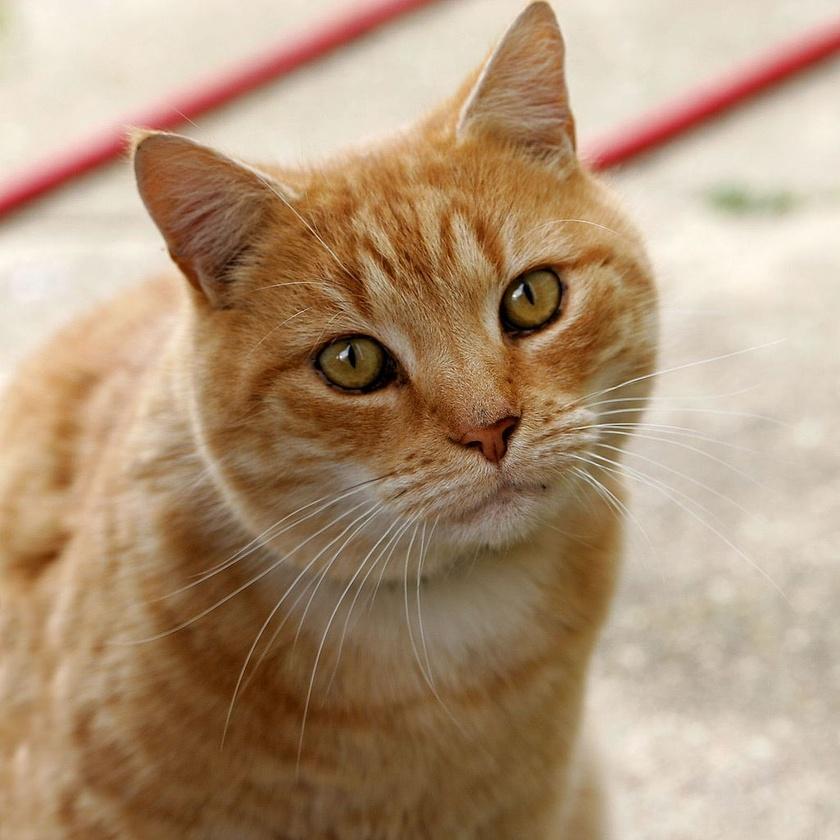
#> input picture pics/Cat03.jpg, 840 x 840 px, shrunk from 1025 x 1024 before the run, found by its file name
$ python program3.py
#> lines starting #> are read from the running program, lines starting #| are printed output that depends on the picture; after the words box and inside, x2 and y2 are one past the last pixel; in counts of white or black regions, pixels touching at a corner belong together
import cv2
img = cv2.imread("E:\AI Master Class\Artificial-Intelligence-Python\pics\Cat03.jpg")
#> img is the input picture: shape (840, 840, 3); mean B, G, R 120.7, 148.8, 175.9
grayImage = cv2.cvtColor(img, cv2.COLOR_BGR2GRAY)
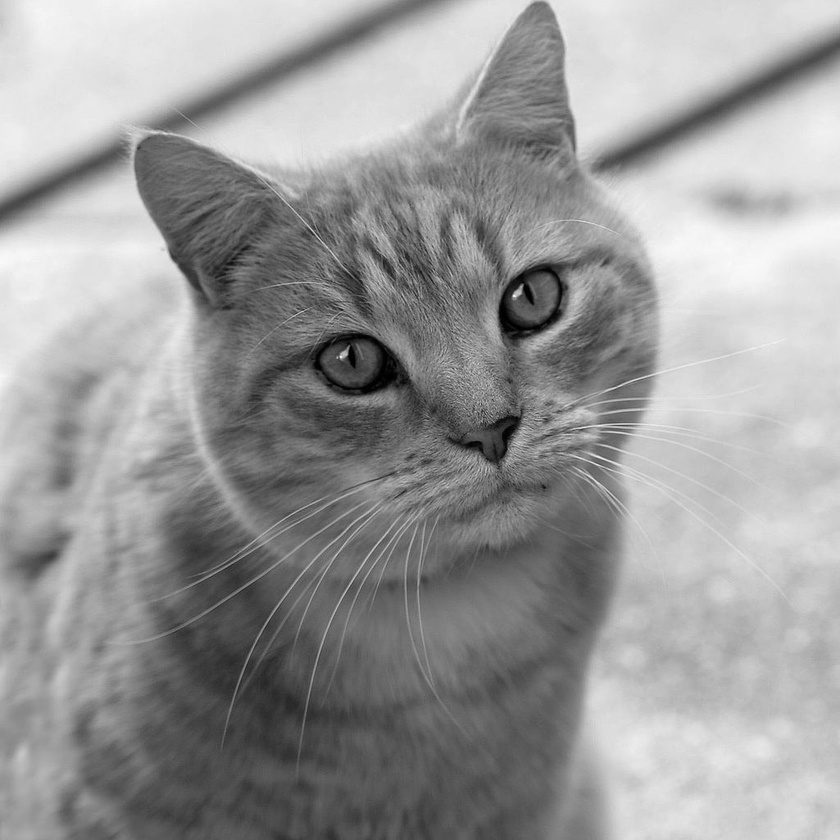
#> grayImage: shape (840, 840); min 0, max 250, mean 153.7
threshImage = cv2.threshold(grayImage, 185, 255, cv2.THRESH_BINARY)[1]
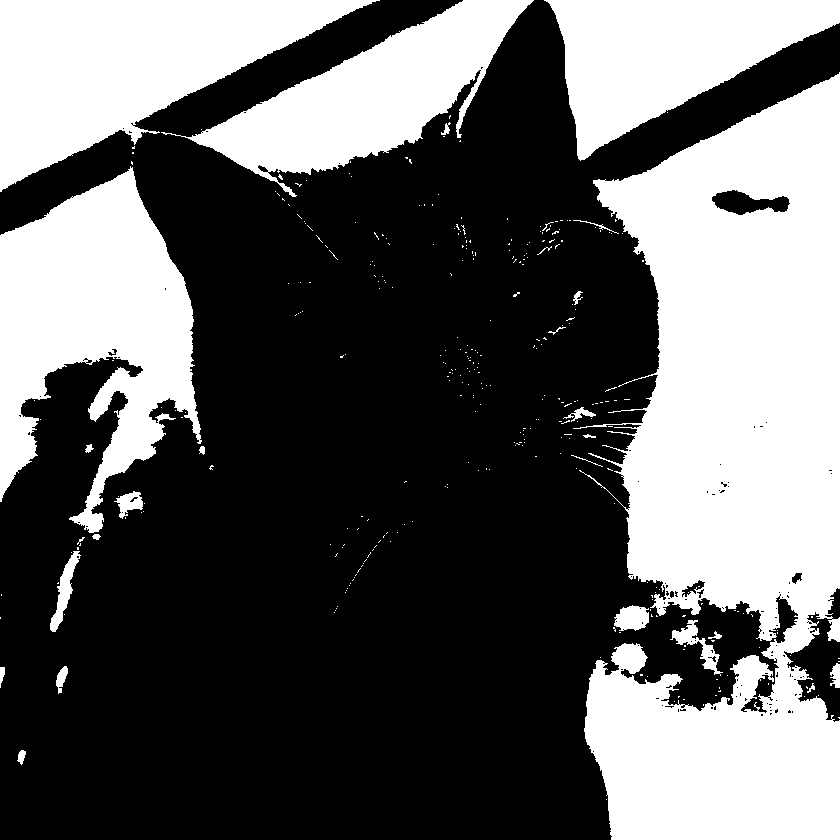
#> threshImage: shape (840, 840); 38.2% white; 341 white regions (315 under 20 px), largest, box (x1, y1, x2, y2) and area: (573, 72, 840, 840) 136948, (0, 166, 202, 533) 40346, (0, 0, 380, 192) 36239
cv2.imwrite("E:\AI Master Class\Artificial-Intelligence-Python\pics\catThresh.png",threshImage)
